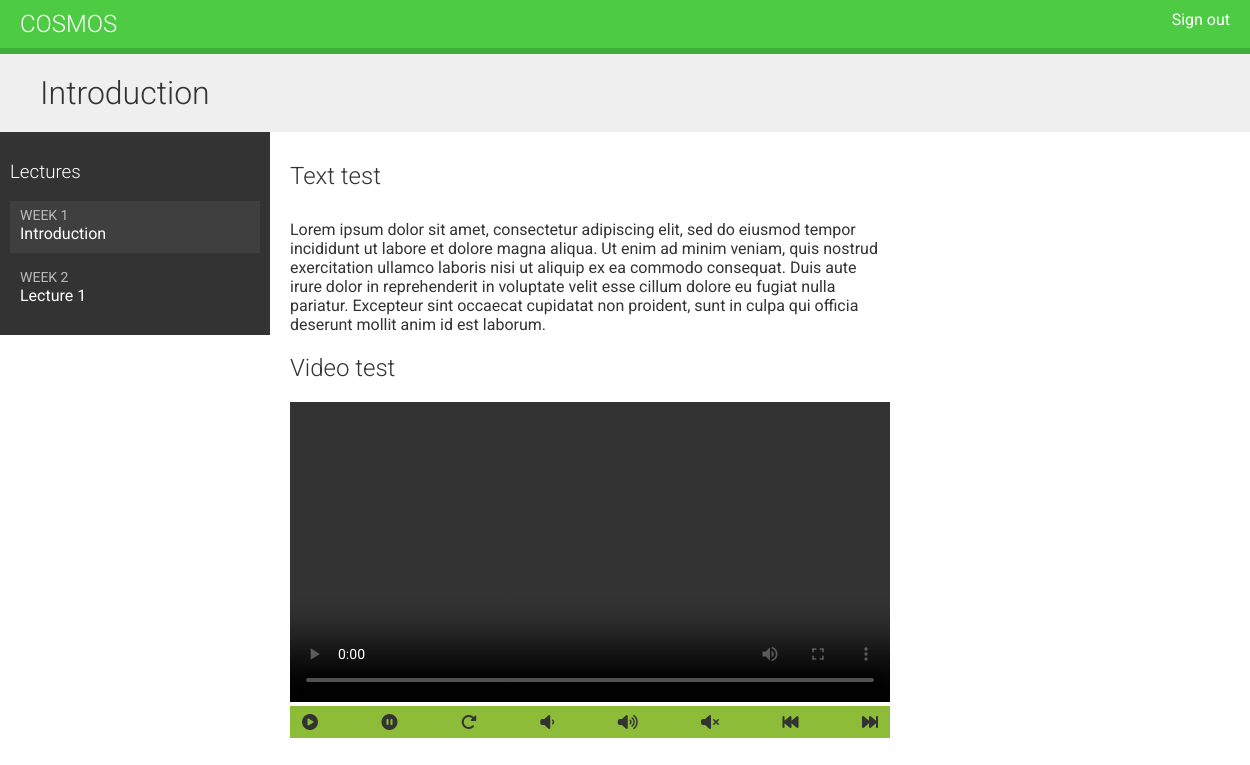
The page /students/course/2/ (signed in) on the database as committed earlier.
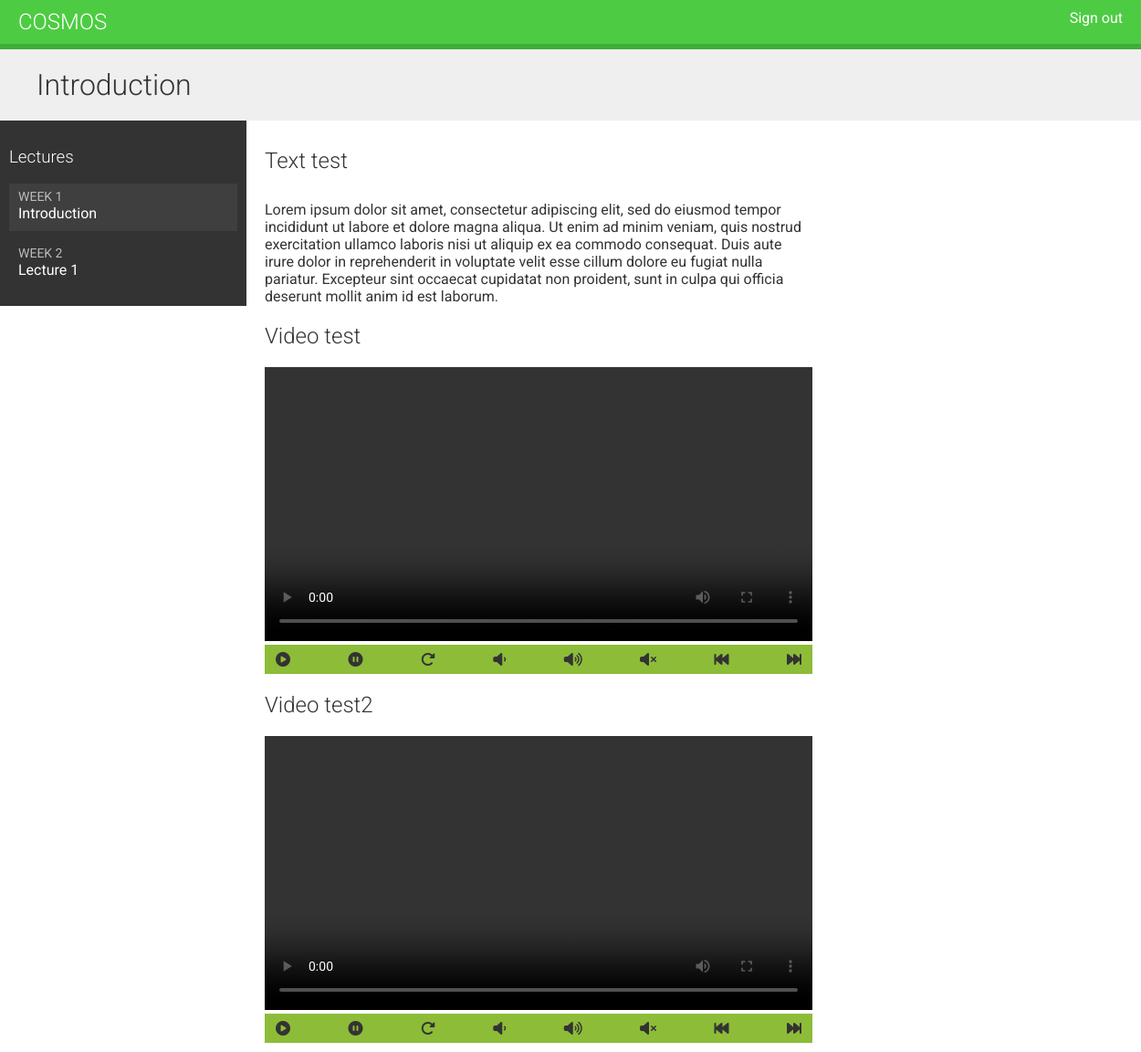
The same page on the database as committed later.
### courses/models.py (models this page shows, shortened)
class Module(models.Model):
    course = models.ForeignKey(Course, related_name='modules', on_delete=models.CASCADE)
    title = models.CharField(max_length=200)
    description = models.TextField(blank=True)
    order = OrderField(blank=True, for_fields=['course'])
    class Meta:
        ordering = ['order']

class Content(models.Model):
    module = models.ForeignKey(Module, related_name='contents', on_delete=models.CASCADE)
    content_type = models.ForeignKey(ContentType, on_delete=models.CASCADE, \
        limit_choices_to={'model__in':('text', 'video', 'image', 'file')})
    object_id = models.PositiveIntegerField()
    item = GenericForeignKey('content_type', 'object_id')
    order = OrderField(blank=True, for_fields=['module'])
    class Meta:
        ordering = ['order']

class ItemBase(models.Model):
    owner = models.ForeignKey(User, related_name='%(class)s_related', on_delete=models.CASCADE)
    title = models.CharField(max_length=250)
    created = models.DateTimeField(auto_now_add=True)
    updated = models.DateTimeField(auto_now=True)
    class Meta:
        abstract = True
    def render(self):
        return render_to_string(f'courses/content/{self._meta.model_name}.html', {'item': self})

class Text(ItemBase):
    content = models.TextField()

class Video(ItemBase):
    file = models.FileField(upload_to='videos')

### students/views.py (the view)
# urls.py: path('course/<pk>/', views.StudentCourseDetailView.as_view(), name='student_course_detail'),
class StudentCourseDetailView(DetailView):
    model = Course
    template_name = 'students/course/detail.html'
    def get_queryset(self):
        qs = super().get_queryset()
        return qs.filter(students__in=[self.request.user])
    def get_context_data(self, **kwargs):
        context = super().get_context_data(**kwargs)
        course = self.get_object()
        if 'module_id' in self.kwargs:
            context['module'] = course.modules.get(id=self.kwargs['module_id'])
        else:
            context['module'] = course.modules.all()[0]
        return context

### students/templates/students/course/detail.html (shortened to what this page needs)
{% extends "base.html" %}
{% block content %}
  <h1>
    {{ module.title }}
  </h1>
  <div class="contents">
    <h3>Lectures</h3>
    <ul id="modules">
      {% for m in object.modules.all %}
        <li data-id="{{ m.id }}" {% if m == module %} class="selected"{% endif %}>
          <a href="{% url 'student_course_detail_module' object.id m.id %}">
            <span>
              Week <span class="order">{{ m.order|add:1 }}</span>
            </span>
            <br>
            {{ m.title }}
          </a>
        </li>
      {% empty %}
        <li>No lectures yet.</li>
      {% endfor %}
    </ul>
  </div>
  <div class="module">
    {% for content in module.contents.all %}
      {% with item=content.item %}
        <h2>{{ item.title }}</h2>
        {{ item.render }}
      {% endwith %}
    {% endfor %}
  </div>
{% endblock %}

### courses/templates/courses/content/text.html
{{ item.content|linebreaks }}

### courses/templates/courses/content/video.html (shortened to what this page needs)
<head>
</head>
<body>
    <div class="videocontrol">
        <video id="video" width="100%" controls>
            <source src="{{ item.file.url }}" type="video/mp4">
        </video>
    </div>
    <nav class="playcontrolbar">
      <i class="fas fa-play-circle" id="play" onclick="control(event)"></i>
      <i class="fas fa-pause-circle" id="pause" onclick="control(event)"></i>
      <i class="fas fa-redo-alt" id="replay" onclick="control(event)"></i>
      <i class="fas fa-volume-down" id="vol-" onclick="control(event)"></i>
      <i class="fas fa-volume-up" id="vol+" onclick="control(event)"></i>
      <i class="fas fa-volume-mute" id="mute on/off" onclick="control(event)"></i>
      <i class="fas fa-fast-backward" id="speed-" onclick="control(event)"></i>
      <i class="fas fa-fast-forward" id="speed+" onclick="control(event)"></i>
    </nav>
</body>

Rows that differ between the two databases and show on the page:
added Content: item "Video test2"
